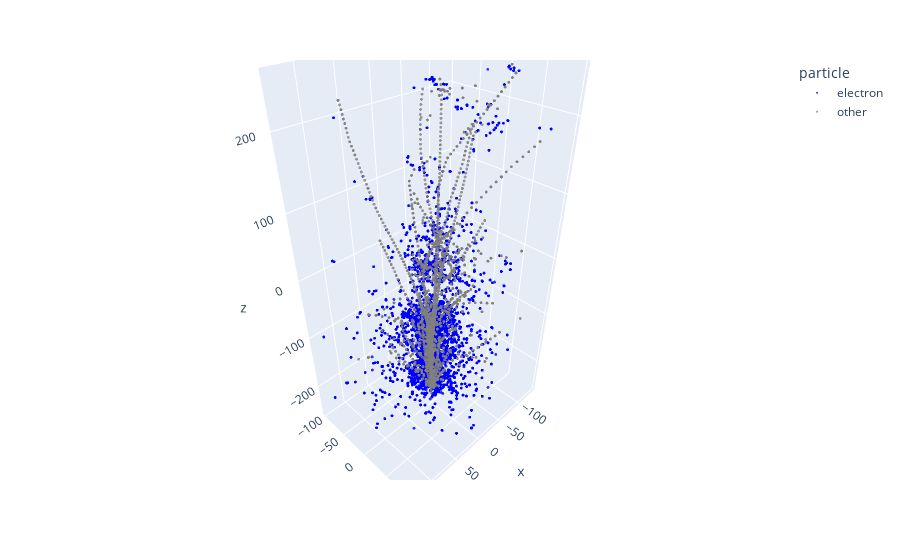

Notebook source saved alongside this figure:
### Code cell
import plotly.express as px

fig = px.scatter_3d(
    long_df,
    x="x",
    y="y",
    z="z",
    color="particle",
    color_discrete_map={
        "electron": "blue",
        "muon": "orange",
        "tau": "purple",
        "other": "gray"
    },
    opacity=0.8,
    hover_name="name"
)

fig.update_traces(marker=dict(size=1))
fig.show()

### Figure 1 — Plotly figure (JSON) as saved in the notebook; plotly's stock layout.template omitted (floating-point values rounded to 4 significant figures; data arrays with more than 128 entries replaced by an {"elided": "..."} marker saying what was removed)
{"data": [{"hovertemplate": "<b>%{hovertext}</b><br><br>particle=electron<br>x=%{x}<br>y=%{y}<br>z=%{z}<extra></extra>", "hovertext": {"elided": "34281 str values"}, "legendgroup": "electron", "marker": {"color": "blue", "opacity": 0.8, "size": 1, "symbol": "circle"}, "mode": "markers", "name": "electron", "scene": "scene", "showlegend": true, "type": "scatter3d", "x": {"elided": "34281 float values"}, "y": {"elided": "34281 float values"}, "z": {"elided": "34281 float values"}}, {"hovertemplate": "<b>%{hovertext}</b><br><br>particle=other<br>x=%{x}<br>y=%{y}<br>z=%{z}<extra></extra>", "hovertext": {"elided": "4020 str values"}, "legendgroup": "other", "marker": {"color": "gray", "opacity": 0.8, "size": 1, "symbol": "circle"}, "mode": "markers", "name": "other", "scene": "scene", "showlegend": true, "type": "scatter3d", "x": {"elided": "4020 float values"}, "y": {"elided": "4020 float values"}, "z": {"elided": "4020 float values"}}], "layout": {"legend": {"title": {"text": "particle"}, "tracegroupgap": 0}, "margin": {"t": 60}, "scene": {"domain": {"x": [0, 1], "y": [0, 1]}, "xaxis": {"title": {"text": "x"}}, "yaxis": {"title": {"text": "y"}}, "zaxis": {"title": {"text": "z"}}}}}
